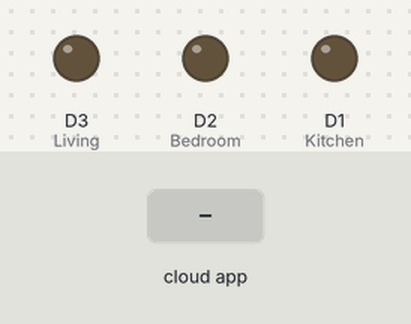
This sketch was run on a simulated ESP8266 (NodeMCU). Shown: output pins drawn as LEDs (lit = HIGH). The inputs (shaded band) are chosen by the test bench. WiFi joins after 1.5 s; servers stay silent unless stated; what the sketch prints to the serial monitor is not drawn.

Above: at 2.7 s.
2.8 s: the phone or cloud app sets Living.Room.Lights to 1
At 3.6 s:
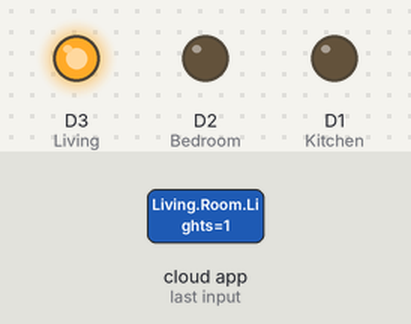
4.3 s: the phone or cloud app sets Kitchen.Lights to 1
At 4.8 s:
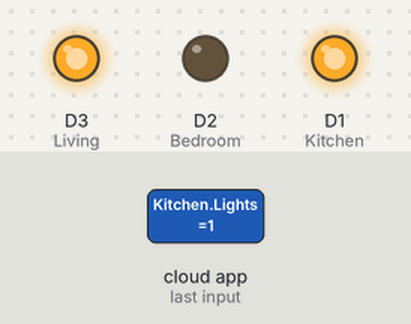
5.8 s: the phone or cloud app sets Bedroom.Lights to 1
At 7.0 s:
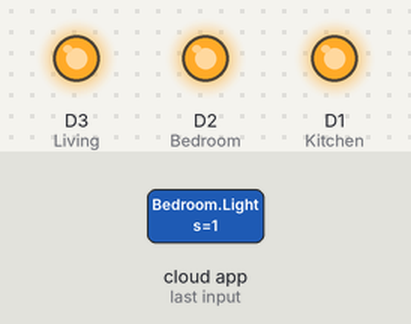
7.3 s: the phone or cloud app sets Living.Room.Lights to 0
At 8.3 s:
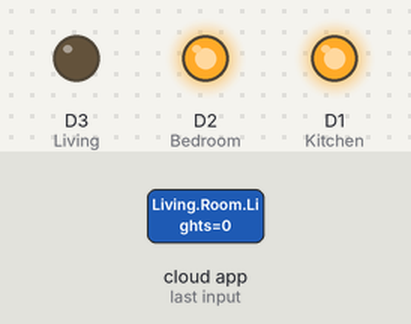
8.8 s: the phone or cloud app sets Kitchen.Lights to 0
At 9.4 s:
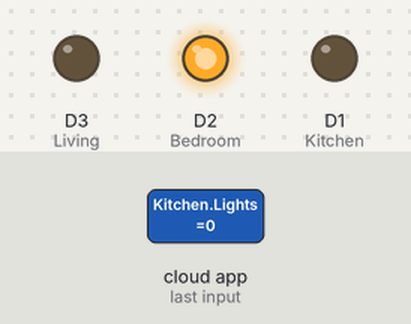
10.3 s: the phone or cloud app sets Living.Room.Lights to 1
At 11.7 s:
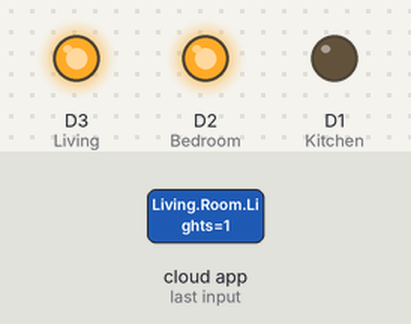
Timing chart, 0 to 12.8 s (numbered marks = the images above; inputs shaded):
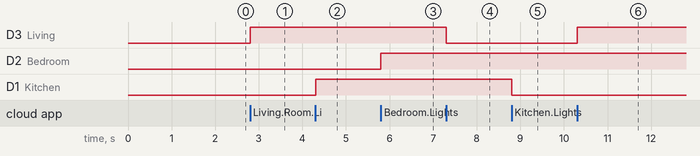

Measured:
- after the input at 2.8 s, D3 (Living): LOW → HIGH at once
- after the input at 4.3 s, D1 (Kitchen): LOW → HIGH at once
- after the input at 5.8 s, D2 (Bedroom): LOW → HIGH at once
- after the input at 7.3 s, D3 (Living): HIGH → LOW at once
- after the input at 8.8 s, D1 (Kitchen): HIGH → LOW at once
- after the input at 10.3 s, D3 (Living): LOW → HIGH at once

The sketch:

AmazonEcho_Home_Automation_NodeMCU.ino
```cpp
 /**********************************************************************************
  * Code for controlling multiple devices connected to one NodeMCU using Amazon Echo
  *
  * Written by Sid for Sid's E Classroom
  *
  * https://www.youtube.com/c/SidsEClassroom
  *********************************************************************************/
#include <Arduino.h>
#include <ESP8266WiFi.h>
#include "fauxmoESP.h"

#define WIFI_SSID "**********"//change your Wifi name
#define WIFI_PASS "*********"//Change your Wifi Password
#define SERIAL_BAUDRATE                 115200

fauxmoESP fauxmo;
//declare switching pins
//Change pins according to your NodeMCU pinouts
#define Kitchen D1
#define Bedroom D2
#define Living D3

// -----------------------------------------------------------------------------
// Wifi Setup
// -----------------------------------------------------------------------------

void wifiSetup() {

    // Set WIFI module to STA mode
    WiFi.mode(WIFI_STA);

    // Connect
    Serial.printf("[WIFI] Connecting to %s ", WIFI_SSID);
    WiFi.begin(WIFI_SSID, WIFI_PASS);

    // Wait
    while (WiFi.status() != WL_CONNECTED) {
        Serial.print(".");
        delay(100);
    }
    Serial.println();

    // Connected!
    Serial.printf("[WIFI] STATION Mode, SSID: %s, IP address: %s\n", WiFi.SSID().c_str(), WiFi.localIP().toString().c_str());
}

void setup() {
    //Initialize pins to Low on device start
    pinMode(Kitchen, OUTPUT);
    digitalWrite(Kitchen, LOW);
    pinMode(Bedroom, OUTPUT);
    digitalWrite(Bedroom, LOW);
    pinMode(Living, OUTPUT);
    digitalWrite(Living, LOW);

    // Init serial port and clean garbage
    Serial.begin(SERIAL_BAUDRATE);
    Serial.println("FauxMo demo sketch");
    Serial.println("After connection, ask Alexa/Echo to 'turn <devicename> on' or 'off'");

    // Wifi
    wifiSetup();

    // By default, fauxmoESP creates it's own webserver on the defined port
    // The TCP port must be 80 for gen3 devices (default is 1901)
    // This has to be done before the call to enable()
    fauxmo.createServer(true); // not needed, this is the default value
    fauxmo.setPort(80); // This is required for gen3 devices

    // You have to call enable(true) once you have a WiFi connection
    // You can enable or disable the library at any moment
    // Disabling it will prevent the devices from being discovered and switched
    fauxmo.enable(true);

    // Device Names for Simulated Wemo switches
    fauxmo.addDevice("Living Room Lights");
    fauxmo.addDevice("Kitchen Lights");
    fauxmo.addDevice("Bedroom Lights");


    // -----------------------------------------------------------------------------
    // Device Callback
    // -----------------------------------------------------------------------------

    fauxmo.onSetState([](unsigned char device_id, const char * device_name, bool state, unsigned char value) {

        // Callback when a command from Alexa is received.
        // You can use device_id or device_name to choose the element to perform an action onto (relay, LED,...)
        // State is a boolean (ON/OFF) and value a number from 0 to 255 (if you say "set kitchen light to 50%" you will receive a 128 here).
        // Just remember not to delay too much here, this is a callback, exit as soon as possible.
        // If you have to do something more involved here set a flag and process it in your main loop.

        Serial.printf("[MAIN] Device #%d (%s) state: %s value: %d\n", device_id, device_name, state ? "ON" : "OFF", value);

        // Checking for device_id is simpler if you are certain about the order they are loaded and it does not change.
        // Otherwise comparing the device_name is safer.

        if (strcmp(device_name, "Living Room Lights")==0) {
            digitalWrite(Living, state ? HIGH : LOW);
        } else if (strcmp(device_name, "Kitchen Lights")==0) {
            digitalWrite(Kitchen, state ? HIGH : LOW);
        } else if (strcmp(device_name, "Bedroom Lights")==0) {
            digitalWrite(Bedroom, state ? HIGH : LOW);
        }
    });
}

void loop() {
  fauxmo.handle();
  static unsigned long last = millis();
  if (millis() - last > 5000) {
        last = millis();
        Serial.printf("[MAIN] Free heap: %d bytes\n", ESP.getFreeHeap());
  }
}
```
